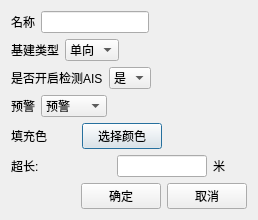
<?xml version="1.0" encoding="UTF-8"?>
<ui version="4.0">
 <class>CardMouthInfoDialog</class>
 <widget class="QDialog" name="CardMouthInfoDialog">
  <property name="geometry">
   <rect>
    <x>0</x>
    <y>0</y>
    <width>258</width>
    <height>214</height>
   </rect>
  </property>
  <property name="windowTitle">
   <string>新建自定义区域</string>
  </property>
  <layout class="QVBoxLayout" name="verticalLayout">
   <item>
    <layout class="QHBoxLayout" name="horizontalLayout_20">
     <item>
      <widget class="QLabel" name="label_24">
       <property name="text">
        <string>名称</string>
       </property>
      </widget>
     </item>
     <item>
      <widget class="QLineEdit" name="nameLineEdit"/>
     </item>
     <item>
      <spacer name="horizontalSpacer_20">
       <property name="orientation">
        <enum>Qt::Horizontal</enum>
       </property>
       <property name="sizeHint" stdset="0">
        <size>
         <width>40</width>
         <height>20</height>
        </size>
       </property>
      </spacer>
     </item>
    </layout>
   </item>
   <item>
    <layout class="QHBoxLayout" name="horizontalLayout_16">
     <item>
      <widget class="QLabel" name="label_18">
       <property name="text">
        <string>基建类型</string>
       </property>
      </widget>
     </item>
     <item>
      <widget class="QComboBox" name="typeComboBox">
       <item>
        <property name="text">
         <string>单向</string>
        </property>
       </item>
       <item>
        <property name="text">
         <string>双向</string>
        </property>
       </item>
      </widget>
     </item>
     <item>
      <spacer name="horizontalSpacer_16">
       <property name="orientation">
        <enum>Qt::Horizontal</enum>
       </property>
       <property name="sizeHint" stdset="0">
        <size>
         <width>40</width>
         <height>20</height>
        </size>
       </property>
      </spacer>
     </item>
    </layout>
   </item>
   <item>
    <layout class="QHBoxLayout" name="horizontalLayout_22">
     <item>
      <widget class="QLabel" name="label_25">
       <property name="text">
        <string>是否开启检测AIS</string>
       </property>
      </widget>
     </item>
     <item>
      <widget class="QComboBox" name="aisComboBox">
       <item>
        <property name="text">
         <string>是</string>
        </property>
       </item>
       <item>
        <property name="text">
         <string>否</string>
        </property>
       </item>
      </widget>
     </item>
     <item>
      <spacer name="horizontalSpacer_22">
       <property name="orientation">
        <enum>Qt::Horizontal</enum>
       </property>
       <property name="sizeHint" stdset="0">
        <size>
         <width>40</width>
         <height>20</height>
        </size>
       </property>
      </spacer>
     </item>
    </layout>
   </item>
   <item>
    <layout class="QHBoxLayout" name="horizontalLayout_17">
     <item>
      <widget class="QLabel" name="label_19">
       <property name="text">
        <string>预警</string>
       </property>
      </widget>
     </item>
     <item>
      <widget class="QComboBox" name="warningComboBox">
       <item>
        <property name="text">
         <string>预警</string>
        </property>
       </item>
       <item>
        <property name="text">
         <string>非预警</string>
        </property>
       </item>
      </widget>
     </item>
     <item>
      <spacer name="horizontalSpacer_17">
       <property name="orientation">
        <enum>Qt::Horizontal</enum>
       </property>
       <property name="sizeHint" stdset="0">
        <size>
         <width>751</width>
         <height>20</height>
        </size>
       </property>
      </spacer>
     </item>
    </layout>
   </item>
   <item>
    <layout class="QHBoxLayout" name="horizontalLayout_15">
     <item>
      <widget class="QLabel" name="label_17">
       <property name="text">
        <string>填充色</string>
       </property>
      </widget>
     </item>
     <item>
      <widget class="QLabel" name="colorLabel">
       <property name="minimumSize">
        <size>
         <width>23</width>
         <height>0</height>
        </size>
       </property>
       <property name="maximumSize">
        <size>
         <width>23</width>
         <height>16777215</height>
        </size>
       </property>
       <property name="text">
        <string/>
       </property>
      </widget>
     </item>
     <item>
      <widget class="QPushButton" name="colorPushButton">
       <property name="text">
        <string>选择颜色</string>
       </property>
      </widget>
     </item>
     <item>
      <spacer name="horizontalSpacer_15">
       <property name="orientation">
        <enum>Qt::Horizontal</enum>
       </property>
       <property name="sizeHint" stdset="0">
        <size>
         <width>40</width>
         <height>20</height>
        </size>
       </property>
      </spacer>
     </item>
    </layout>
   </item>
   <item>
    <layout class="QHBoxLayout" name="horizontalLayout_19">
     <item>
      <widget class="QLabel" name="label_22">
       <property name="minimumSize">
        <size>
         <width>100</width>
         <height>0</height>
        </size>
       </property>
       <property name="text">
        <string>超长:</string>
       </property>
      </widget>
     </item>
     <item>
      <widget class="QLineEdit" name="overlengthLineEdit"/>
     </item>
     <item>
      <widget class="QLabel" name="label_23">
       <property name="text">
        <string>米</string>
       </property>
      </widget>
     </item>
     <item>
      <spacer name="horizontalSpacer_19">
       <property name="orientation">
        <enum>Qt::Horizontal</enum>
       </property>
       <property name="sizeHint" stdset="0">
        <size>
         <width>40</width>
         <height>20</height>
        </size>
       </property>
      </spacer>
     </item>
    </layout>
   </item>
   <item>
    <layout class="QHBoxLayout" name="horizontalLayout_21">
     <item>
      <spacer name="horizontalSpacer_21">
       <property name="orientation">
        <enum>Qt::Horizontal</enum>
       </property>
       <property name="sizeHint" stdset="0">
        <size>
         <width>40</width>
         <height>20</height>
        </size>
       </property>
      </spacer>
     </item>
     <item>
      <widget class="QPushButton" name="comfirmButton">
       <property name="text">
        <string>确定</string>
       </property>
      </widget>
     </item>
     <item>
      <widget class="QPushButton" name="cancelButton">
       <property name="text">
        <string>取消</string>
       </property>
      </widget>
     </item>
    </layout>
   </item>
  </layout>
 </widget>
 <resources/>
 <connections/>
</ui>
